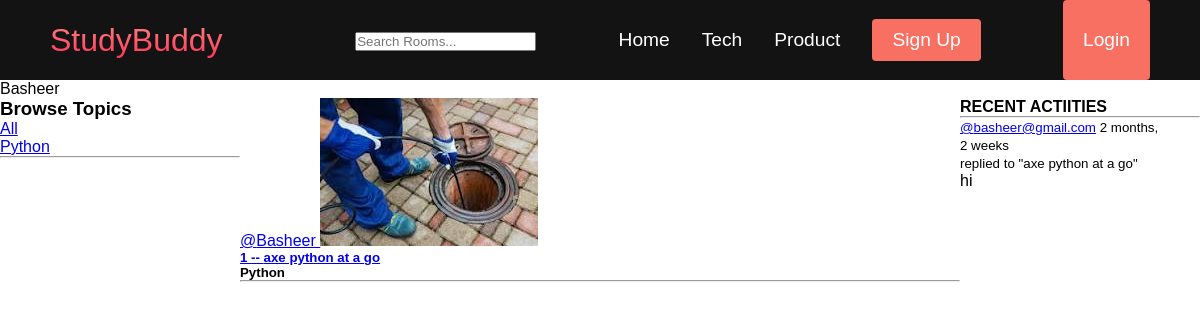
Page /profile/1/ on the committed database.
### base/models.py (models this page shows, shortened)
class User(AbstractUser):
    name = models.CharField(max_length=200,  null=True)
    email = models.EmailField(unique=True, null=True)
    bio = models.TextField(null=True)
    avater = models.ImageField(null=True, default='')
    USERNAME_FIELD = 'email'
    REQUIRED_FIELDS = []

class Topic(models.Model):
    name = models.CharField(max_length=200)

class Room(models.Model):
    host = models.ForeignKey(User, on_delete=models.SET_NULL, null=True)
    topic = models.ForeignKey(Topic, on_delete=models.SET_NULL, null=True)
    name = models.CharField(max_length=200)
    description = models.TextField(null=True, blank=True)
    participants = models.ManyToManyField(User, related_name='participants',
    blank=True)
    update = models.DateTimeField(auto_now=True)
    created = models.DateTimeField(auto_now_add=True)
    class Meta:
        ordering = ['-update', '-created']
    def __str__(self):
        return self.name

class Message(models.Model):
    user = models.ForeignKey(User, on_delete=models.CASCADE)
    room = models.ForeignKey(Room, on_delete=models.CASCADE)
    body = models.TextField()
    update = models.DateTimeField(auto_now=True)
    created = models.DateTimeField(auto_now_add=True)
    class Meta:
        ordering = ['-update', '-created']
    def __str__(self):
        return self.body[0:50]

### base/views.py (the view)
# urls.py: path('profile/<str:pk>/', views.userProfile, name='profile'),
def userProfile(request, pk):
    user = User.objects.get(id=pk)
    rooms = user.room_set.all()
    room_messages = user.message_set.all()
    topics = Topic.objects.all()
    context = {
        'user': user,
        'rooms': rooms,
        'room_messages': room_messages,
        'topics': topics
    }
    return render(request, 'profile.html', context)

### base/templates/profile.html (shortened to what this page needs)
{% extends 'main.html' %}
{% block content %}
    <p>{{ user.username }}</p>
    <div class="profile-container">
        <div>
            {% include 'topics_component.html' %}
        </div>
        <div>
            {% include 'feed_component.html' %}
        </div>
        <div>
            {% include 'activity_component.html' %}
        </div>
    </div>
{% endblock %}

### templates/main.html (shortened to what this page needs)
<!DOCTYPE html>
{% load static %}
<html lang="en">
<head>
    <link rel="stylesheet" type="text/css" media="screen" href="{% static 'styles/main.css' %}">
</head>
<body>
    {% include 'navbar.html' %}
    {% block content %}
    {% endblock %}
</body>
</html>

### templates/navbar.html (shortened to what this page needs)
<nav class="navbar">
    <div class="navbar__container">
        <a href="/" id="navbar__logo"> StudyBuddy </a>
        <div class="search__bar">
            <form method="GET" action="{% url 'home' %}">
                <input type="text" name="q" placeholder="Search Rooms...">
            </form>
        </div>
        <ul class="navbar__menu">
            <li class="navbar__item">
                <a href="/" class="navbar__links">Home</a>
            </li>
            <li class="navbar__item">
                <a href="/tech.html" class="navbar__links">Tech</a>
            </li>
            <li class="navbar__item">
                <a href="/" class="navbar__links">Product</a>
            </li>
            <li class="navbar__btn">
                <a href="/" class="button">Sign Up</a>
            </li>
        </ul>
        <div class="profile__icon">
            {% if request.user.is_authenticated %}
                <p>Hello {{request.user.username}}</p>
                <a href="{% url 'logout' %}" class="button">Logout</a>
            {% else %}
                <a href="{% url 'login' %}" class="button">Login</a>
            {% endif %}
        </div>
    </div>
</nav>

### base/templates/topics_component.html
<h3>Browse Topics</h3>
<div>
    <a href="{% url 'home' %}">All</a>
</div>
{% for topic in topics %}
    <div>
        <a href="{% url 'home' %}?q={{topic.name}}">{{topic.name}}</a>
    </div>
{% endfor %}
<hr>

### base/templates/feed_component.html (shortened to what this page needs)
<div>
    {% for room in rooms %}
        <div>
            <a href="{% url 'profile' room.host.id %}">@{{room.host.username}}
                <img src="{{room.host.avater.url}}"
            </a>
            <h5>{{room.id}} -- <a href="{% url 'room' room.id %}">{{room.name}}</a></h5>
            <h5>{{room.topic.name}}</h5>
            <hr>
        </div>
    {% endfor %}
</div>

### base/templates/activity_component.html (shortened to what this page needs)
<h4>RECENT ACTIITIES</h4>
<hr>
{% for room_message in room_messages %}
    <div>
        <small><a href="{% url 'profile' room_message.user.id %}">@{{ room_message.user }}</a> {{room_message.created|timesince}}</small><br>
        <small>replied to "{{room_message.room}}"</small>
        <p>{{room_message}}</p>
        </div>
{% endfor%}

### static/styles/main.css (style rules this page uses)
* { box-sizing: border-box; margin: 0; padding: 0; font-family: 'kumbh Sans', sans-serif; }
.navbar { background: #131313; height: 80px; display: flex; justify-content: center; align-items: center; font-size: 1.2rem; position: sticky; top: 0; z-index: 999; }
.navbar__container { display: flex; justify-content: space-between; height: 80px; z-index: 1; width: 100%; max-width: 1300px; margin: 0 auto; padding: 0 50px; }
#navbar__logo { background-color: #fff817; background-image: linear-gradient(to top, #ff0844 0%, #ffb199 100%); background-size: 100%; -webkit-background-clip: text; -moz-background-clip: text; -webkit-text-fill-color: transparent; -moz-text-fill-color: transparent; display: flex; align-items: center; cursor: pointer; text-decoration: none; font-size: 2rem; }
.navbar__menu { display: flex; align-items: center; list-style: none; text-align: center; }
.navbar__item { height: 80px; }
.navbar__links { color: #fff; display: flex; align-items: center; justify-content: center; text-decoration: none; padding: 0 1rem; height: 100%; }
.search__bar { display: flex; align-items: center; justify-content: center; height: 100%; }
.navbar__btn { display: flex; justify-content: center; align-items: center; padding: 0 1rem; width: 100%; }
.button { display: flex; justify-content: center; align-items: center; text-decoration: none; padding: 10px 20px; height: 100%; width: 100%; border: none; outline: none; border-radius: 4px; background: #f77062; color: #fff; }

### base/templates/profile.html (style rules this page uses)
.profile-container { display: grid; grid-template-columns: 1fr 3fr 1fr; }

### rows in the picture
User: username "Basheer"
Topic: name "Python"
Room: host.username "Basheer", host.avater (picture), id "1", name "axe python at a go", topic.name "Python"
Message: user "basheer@gmail.com", created "2 months, 2 weeks", room "axe python at a go", body "hi"
